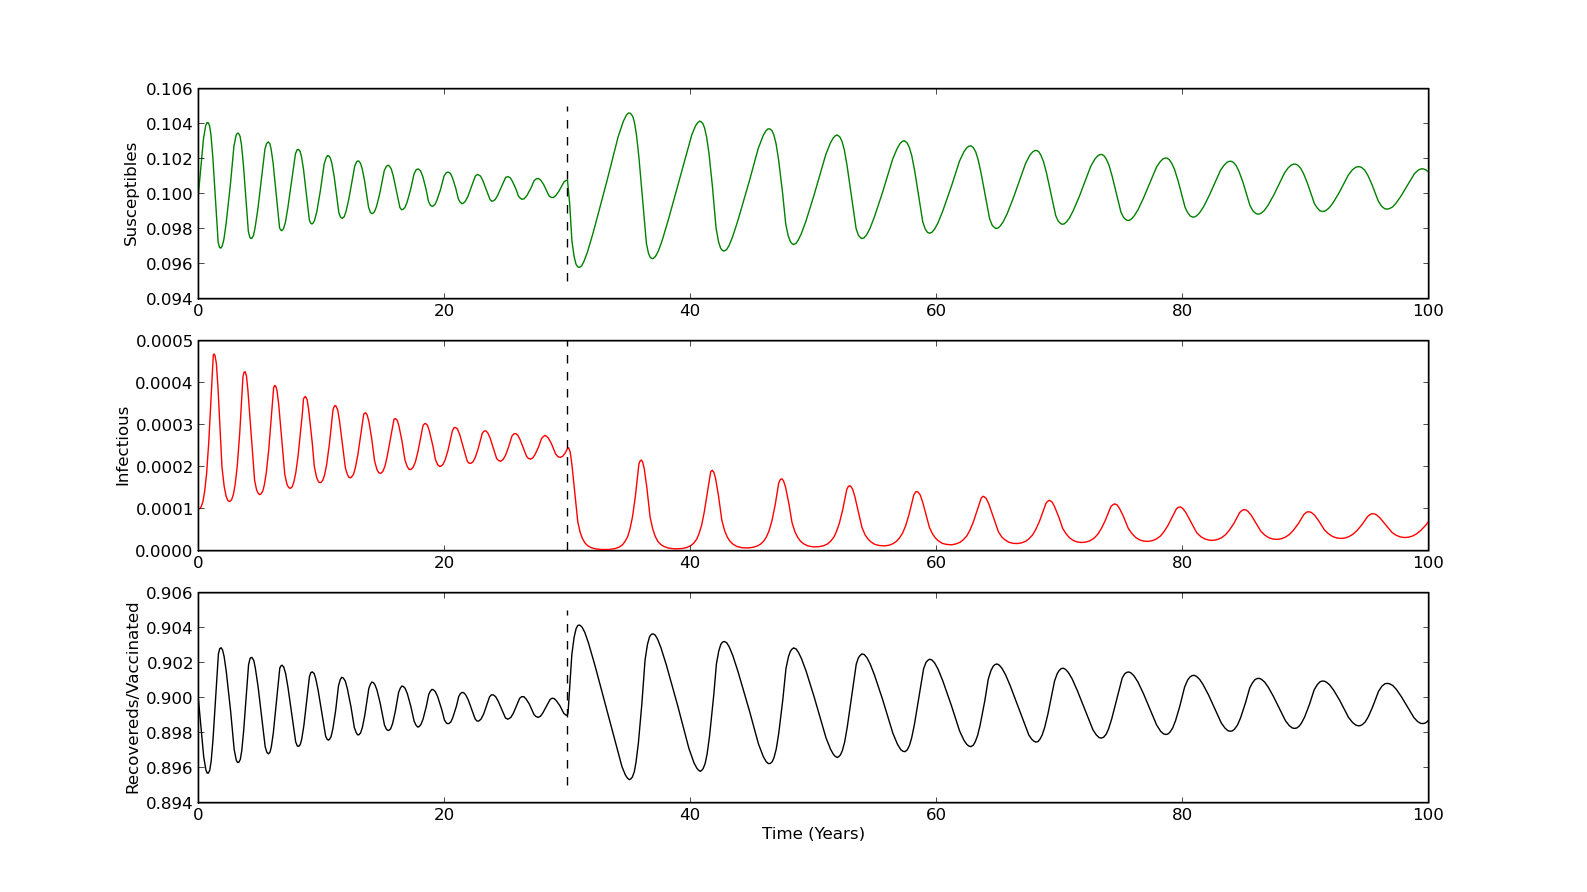

The script that drew this image:
#!/usr/bin/env python

####################################################################
###    This is the PYTHON version of program 8.1 from page 293 of  #
### "Modeling Infectious Disease in humans and animals"            #
### by Keeling & Rohani.										   #
###																   #
### It is the SIR epidemic (with equal births and deaths) and      #
### prophylactic vaccination. Vaccination starts at time tV, after #
### which a proportion p of all newborne individuals are vaccinated#
####################################################################

###################################
### Written by Ilias Soumpasis    #
### ilias.soumpasis@ucd.ie (work) #
### ilias.soumpasis@gmail.com	  #
###################################

import scipy.integrate as spi
import numpy as np
import pylab as pl

beta=520/365.0;
gamma=1/7.0;
mu=1/(70*365.0);
S0=0.1;
I0=1e-4;
p0=0.7;
tV=30*365;
ND=MaxTime=100*365;
TS=1.0
R0=1-S0-I0

INPUT = np.hstack((S0,I0,R0))

def diff_eqs(INP,t):  
	'''The main set of equations'''
	Y=np.zeros((3))
	V = INP   
	Y[0]= mu*(1-p) - beta*V[0]*V[1] - mu*V[0]
	Y[1]= beta*V[0]*V[1] - gamma*V[1] - mu*V[1]
	Y[2]= mu*p + gamma*V[1] - mu*V[2]
	return Y   # For odeint

t_start = 0.0; t_end = tV; t_inc = TS
t_range1 = np.arange(t_start, t_end+t_inc, t_inc)
t_start = tV; t_end = ND; t_inc = TS
t_range2 = np.arange(tV, t_end+t_inc, t_inc)
T = np.hstack((t_range1, t_range2))
p=0
RES1 = spi.odeint(diff_eqs,INPUT,t_range1)
p=p0
RES2 = spi.odeint(diff_eqs,RES1[-1],t_range2)
print RES2

S = np.hstack((RES1[:,0],RES2[:,0]))
I = np.hstack((RES1[:,1],RES2[:,1]))
R = np.hstack((RES1[:,2],RES2[:,2]))

pl.subplot(311)
pl.plot(T[1:,]/365.0, S[1:,], '-g')
ll=pl.ylim()
tVV=np.repeat([tV/365.],len(ll))
pl.plot(tVV, ll, '--k')
pl.ylabel('Susceptibles')
pl.subplot(312)
pl.plot(T[1:,]/365.0, I[1:,], '-r')
ll=pl.ylim()
tVV=np.repeat([tV/365.],len(ll))
pl.plot(tVV, ll, '--k')
pl.ylabel('Infectious')
pl.subplot(313)
pl.plot(T[1:,]/365.0, R[1:,], '-k')
ll=pl.ylim()
tVV=np.repeat([tV/365.],len(ll))
pl.plot(tVV, ll, '--k')
pl.ylabel('Recovereds/Vaccinated')
pl.xlabel('Time (Years)')

pl.show()
